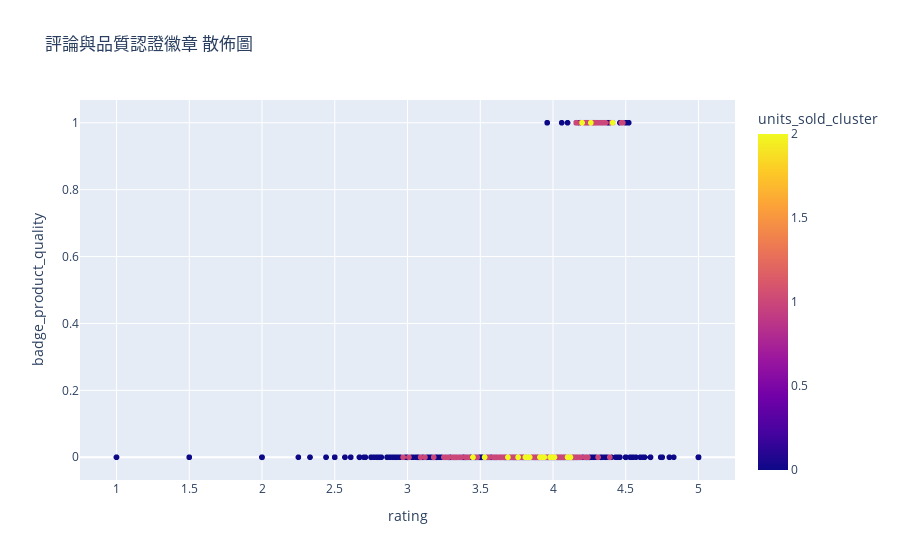

Notebook code cell kept with this figure:
### Code cell
px.scatter(modelData,x='rating',y='badge_product_quality',hover_name='units_sold_cluster',color='units_sold_cluster',title='評論與品質認證徽章 散佈圖')

### Figure 1 — Plotly figure (JSON) as saved in the notebook; plotly's stock layout.template omitted (floating-point values rounded to 4 significant figures; data arrays with more than 128 entries replaced by an {"elided": "..."} marker saying what was removed)
{"data": [{"hovertemplate": "<b>%{hovertext}</b><br><br>rating=%{x}<br>badge_product_quality=%{y}<br>units_sold_cluster=%{marker.color}<extra></extra>", "hovertext": {"elided": "1430 int values"}, "legendgroup": "", "marker": {"color": {"elided": "1430 int values"}, "coloraxis": "coloraxis", "symbol": "circle"}, "mode": "markers", "name": "", "showlegend": false, "type": "scattergl", "x": {"elided": "1430 float values"}, "xaxis": "x", "y": {"elided": "1430 int values"}, "yaxis": "y"}], "layout": {"coloraxis": {"colorbar": {"title": {"text": "units_sold_cluster"}}, "colorscale": [[0, "#0d0887"], [0.1111, "#46039f"], [0.2222, "#7201a8"], [0.3333, "#9c179e"], [0.4444, "#bd3786"], [0.5556, "#d8576b"], [0.6667, "#ed7953"], [0.7778, "#fb9f3a"], [0.8889, "#fdca26"], [1, "#f0f921"]]}, "legend": {"tracegroupgap": 0}, "title": {"text": "評論與品質認證徽章 散佈圖"}, "xaxis": {"anchor": "y", "domain": [0, 1], "title": {"text": "rating"}}, "yaxis": {"anchor": "x", "domain": [0, 1], "title": {"text": "badge_product_quality"}}}}
